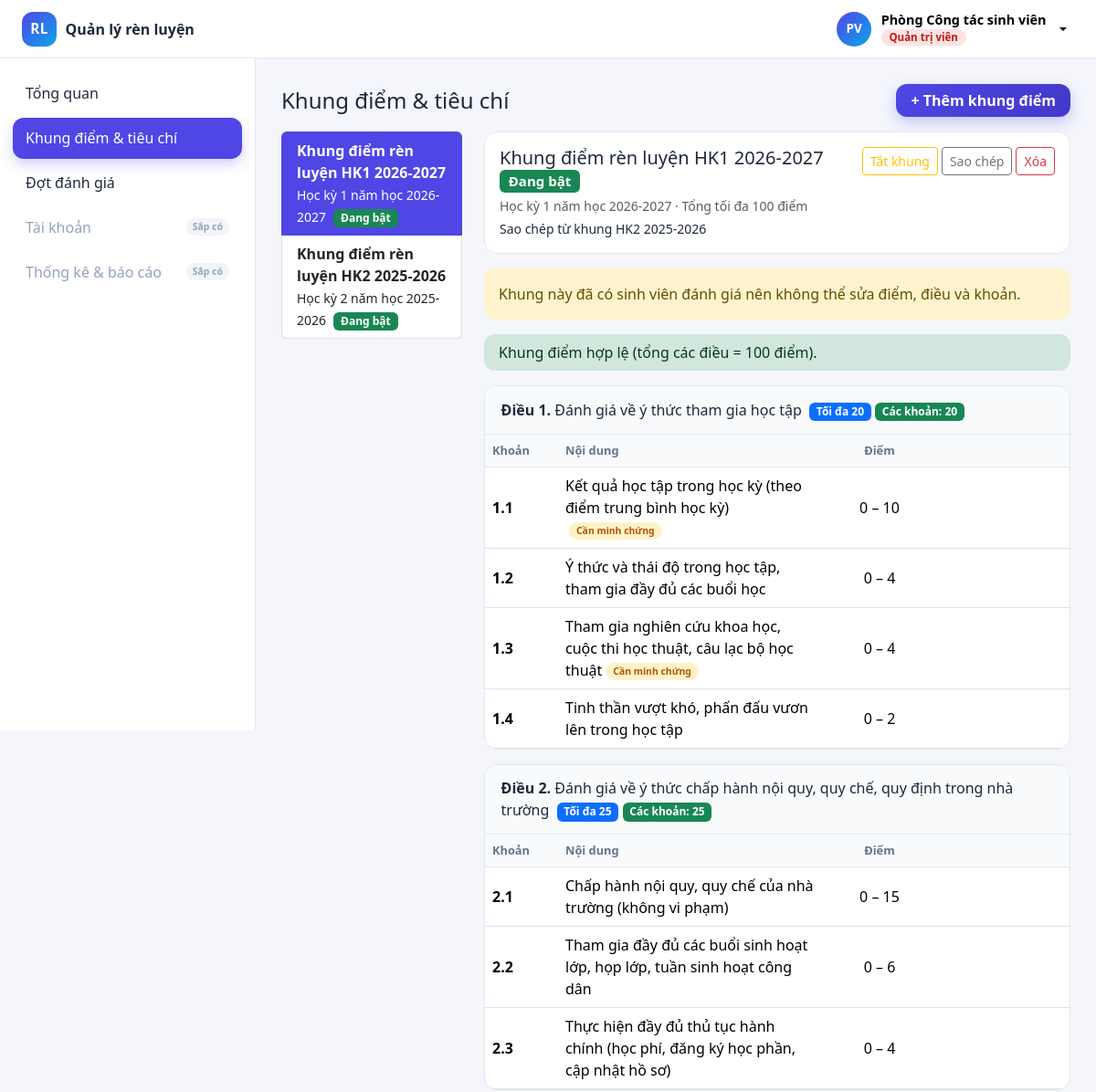
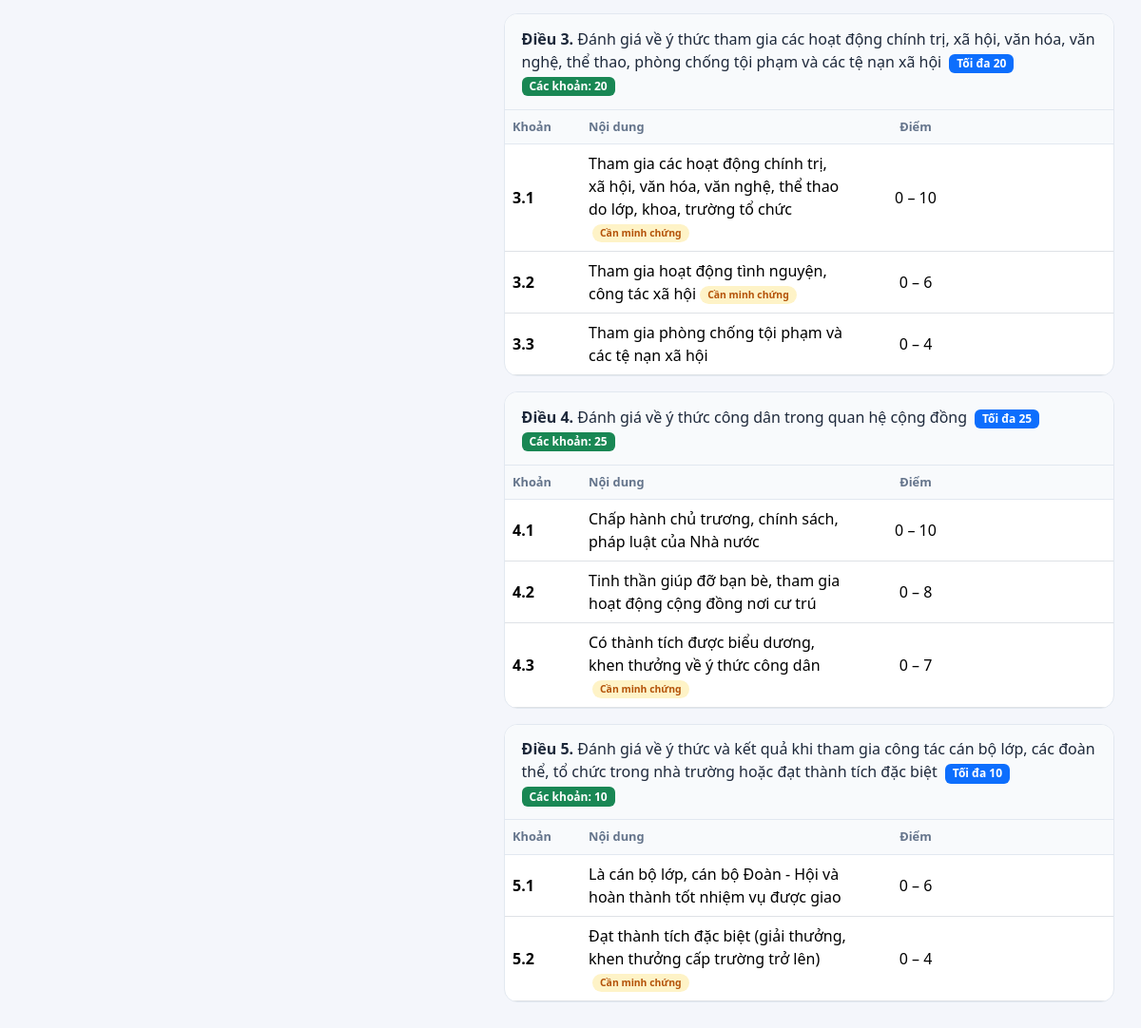
Screenshot of /criteria (signed in) with the database file from the repository (2 pictures, top to bottom).
### tables this page shows
CREATE TABLE criteria_frameworks (
    id                 INT UNSIGNED  NOT NULL AUTO_INCREMENT,
    semester_id        INT UNSIGNED  NOT NULL,
    name               VARCHAR(150)  NOT NULL,
    description        VARCHAR(500)  NULL,
    total_max_score    DECIMAL(5,2)  NOT NULL DEFAULT 100.00 COMMENT 'Tổng điểm tối đa của khung (thường 100)',
    is_active          TINYINT(1)    NOT NULL DEFAULT 0 COMMENT '1 = đang kích hoạt, 0 = vô hiệu hóa',
    created_by         INT UNSIGNED  NULL,
    created_at         TIMESTAMP     NOT NULL DEFAULT CURRENT_TIMESTAMP,
    updated_at         TIMESTAMP     NOT NULL DEFAULT CURRENT_TIMESTAMP ON UPDATE CURRENT_TIMESTAMP,
    PRIMARY KEY (id),
    KEY idx_frameworks_semester (semester_id),
    CONSTRAINT fk_frameworks_semester FOREIGN KEY (semester_id) REFERENCES semesters (id)
        ON UPDATE CASCADE ON DELETE RESTRICT,
    CONSTRAINT fk_frameworks_creator FOREIGN KEY (created_by) REFERENCES users (id)
        ON UPDATE CASCADE ON DELETE SET NULL
);

CREATE TABLE semesters (
    id            INT UNSIGNED     NOT NULL AUTO_INCREMENT,
    academic_year VARCHAR(9)       NOT NULL COMMENT 'Năm học, ví dụ 2026-2027',
    term          TINYINT UNSIGNED NOT NULL COMMENT 'Học kỳ: 1, 2, 3 (hè)',
    name          VARCHAR(100)     NOT NULL COMMENT 'Ví dụ: Học kỳ 1 năm học 2026-2027',
    start_date    DATE             NOT NULL,
    end_date      DATE             NOT NULL,
    is_current    TINYINT(1)       NOT NULL DEFAULT 0 COMMENT '1 = học kỳ hiện hành',
    created_at    TIMESTAMP        NOT NULL DEFAULT CURRENT_TIMESTAMP,
    PRIMARY KEY (id),
    UNIQUE KEY uq_semesters_year_term (academic_year, term)
);

CREATE TABLE criteria_categories (
    id           INT UNSIGNED  NOT NULL AUTO_INCREMENT,
    framework_id INT UNSIGNED  NOT NULL,
    code         VARCHAR(10)   NOT NULL COMMENT 'Số điều: 1, 2, 3...',
    title        VARCHAR(255)  NOT NULL,
    description  VARCHAR(500)  NULL,
    max_score    DECIMAL(5,2)  NOT NULL COMMENT 'Điểm tối đa của cả điều',
    sort_order   INT           NOT NULL DEFAULT 0,
    created_at   TIMESTAMP     NOT NULL DEFAULT CURRENT_TIMESTAMP,
    updated_at   TIMESTAMP     NOT NULL DEFAULT CURRENT_TIMESTAMP ON UPDATE CURRENT_TIMESTAMP,
    PRIMARY KEY (id),
    UNIQUE KEY uq_categories_code (framework_id, code),
    KEY idx_categories_sort (framework_id, sort_order),
    CONSTRAINT fk_categories_framework FOREIGN KEY (framework_id) REFERENCES criteria_frameworks (id)
        ON UPDATE CASCADE ON DELETE CASCADE
);

CREATE TABLE criteria_items (
    id               INT UNSIGNED  NOT NULL AUTO_INCREMENT,
    category_id      INT UNSIGNED  NOT NULL,
    code             VARCHAR(15)   NOT NULL COMMENT 'Số khoản: 1.1, 1.2...',
    content          VARCHAR(500)  NOT NULL COMMENT 'Nội dung tiêu chí',
    max_score        DECIMAL(5,2)  NOT NULL,
    min_score        DECIMAL(5,2)  NOT NULL DEFAULT 0 COMMENT 'Âm nếu là mục trừ điểm (vi phạm)',
    require_evidence TINYINT(1)    NOT NULL DEFAULT 0 COMMENT '1 = bắt buộc đính kèm minh chứng',
    sort_order       INT           NOT NULL DEFAULT 0,
    created_at       TIMESTAMP     NOT NULL DEFAULT CURRENT_TIMESTAMP,
    updated_at       TIMESTAMP     NOT NULL DEFAULT CURRENT_TIMESTAMP ON UPDATE CURRENT_TIMESTAMP,
    PRIMARY KEY (id),
    UNIQUE KEY uq_items_code (category_id, code),
    KEY idx_items_sort (category_id, sort_order),
    CONSTRAINT fk_items_category FOREIGN KEY (category_id) REFERENCES criteria_categories (id)
        ON UPDATE CASCADE ON DELETE CASCADE
);

### helpers/view.php (called while the page is built, shortened)
<?php
function e($value)
{
    return htmlspecialchars((string) $value, ENT_QUOTES | ENT_SUBSTITUTE, 'UTF-8');
}
function base_path()
{
    $dir = rtrim(str_replace('\\', '/', dirname($_SERVER['SCRIPT_NAME'] ?? '')), '/');
    return $dir;
}
function url($path = '')
{
    return base_path() . '/' . ltrim($path, '/');
}
function render_view($__file, $__data = [], $bare = false)
{
    extract($__data, EXTR_SKIP);
    require BASE_PATH . '/views/layouts/header.php';
    require BASE_PATH . '/views/' . $__file . '.php';
    require BASE_PATH . '/views/layouts/footer.php';
}

### core/Controller.php (called while the page is built, shortened)
<?php
class Controller
{
    protected function render($file, $data = [], $bare = false)
    {
        render_view($file, $data, $bare);
    }
}

### controllers/CriteriaController.php (called while the page is built, shortened)
<?php
class CriteriaController extends Controller
{
    public function index()
    {
        $frameworks = Criteria::frameworks();
        $selected = null;
        if ($selected === null && $frameworks) {
            $current = Semester::current();
            foreach ($frameworks as $f) {
                if ($current && $f['semester_id'] == $current['id'] && $f['is_active']) {
                    $selected = $f;
                    break;
                }
            }
            $selected = $selected ?? $frameworks[0];
        }
        $tree = [];
        $locked = false;
        $problems = [];
        $categorySum = 0;
        if ($selected) {
            $tree = Criteria::tree($selected['id']);
            $locked = Criteria::hasEvaluations($selected['id']);
            $problems = framework_problems($selected, $tree);
            $categorySum = score_sum(array_column($tree, 'max_score'));
        }
        $this->render('admin/criteria', [
            'pageTitle'   => 'Khung điểm & tiêu chí',
            'frameworks'  => $frameworks,
            'selected'    => $selected,
            'tree'        => $tree,
            'locked'      => $locked,
            'problems'    => $problems,
            'categorySum' => $categorySum,
            'semesters'   => Semester::listAll(),
            'scripts'     => ['js/criteria.js'],
        ]);
    }
}

### core/Router.php (called while the page is built, shortened)
<?php
class Router
{
    public static function path()
    {
        return trim($_GET['url'] ?? '', '/');
    }
    public static function dispatch()
    {
        $path = self::path();
        $parts = explode('/', $path);
        $method = lcfirst(self::studly($parts[1] ?? 'index'));
        $args   = array_slice($parts, 2);
        $controller = new $class();
        $controller->$method(...$args);
    }
    private static function studly($s)
    {
        return str_replace(' ', '', ucwords(str_replace('-', ' ', $s)));
    }
}

### public/index.php (called while the page is built)
<?php
require __DIR__ . '/../core/bootstrap.php';
Router::dispatch();

### core/bootstrap.php (called while the page is built, shortened)
<?php
require BASE_PATH . '/helpers/view.php';
require BASE_PATH . '/helpers/format.php';
require BASE_PATH . '/helpers/score.php';
spl_autoload_register(function ($class) {
    foreach (['core', 'controllers', 'models'] as $dir) {
        $file = BASE_PATH . "/$dir/$class.php";
        if (is_file($file)) {
            return;
        }
    }
});

### config/database.php (called while the page is built)
<?php
return [
    'host' => '127.0.0.1',
    'port' => 3333,
    'name' => 'ql_ren_luyen',
    'user' => 'root',
    'pass' => '',
];

### core/Database.php (called while the page is built)
<?php
class Database
{
    private static $pdo = null;
    public static function pdo()
    {
        if (self::$pdo === null) {
            $c = require BASE_PATH . '/config/database.php';
            $dsn = "mysql:host={$c['host']};port={$c['port']};dbname={$c['name']};charset=utf8mb4";
            self::$pdo = new PDO($dsn, $c['user'], $c['pass'], [
                PDO::ATTR_ERRMODE            => PDO::ERRMODE_EXCEPTION,
                PDO::ATTR_DEFAULT_FETCH_MODE => PDO::FETCH_ASSOC,
                PDO::ATTR_EMULATE_PREPARES   => false,
            ]);
        }
        return self::$pdo;
    }
}

### core/Model.php (called while the page is built, shortened)
<?php
class Model
{
    protected static function all($sql, $params = [])
    {
        $st = Database::pdo()->prepare($sql);
        $st->execute($params);
        return $st->fetchAll();
    }
    protected static function one($sql, $params = [])
    {
        $st = Database::pdo()->prepare($sql);
        $st->execute($params);
        $row = $st->fetch();
        return $row ?: null;
    }
}

### models/Criteria.php (called while the page is built, shortened)
<?php
class Criteria extends Model
{
    public static function frameworks()
    {
        return self::all(
            'SELECT f.*, s.name AS semester_name FROM criteria_frameworks f
               JOIN semesters s ON s.id = f.semester_id ORDER BY s.start_date DESC, f.id DESC'
        );
    }
    public static function hasEvaluations($id)
    {
        return self::one(
            'SELECT 1 AS x FROM evaluations e JOIN evaluation_periods p ON p.id = e.period_id
              WHERE p.framework_id = ? LIMIT 1',
            [$id]
        ) !== null;
    }
    public static function tree($frameworkId)
    {
        $cats = self::all('SELECT * FROM criteria_categories WHERE framework_id = ? ORDER BY sort_order, id', [$frameworkId]);
        $items = self::all(
            'SELECT i.* FROM criteria_items i JOIN criteria_categories c ON c.id = i.category_id
              WHERE c.framework_id = ? ORDER BY i.sort_order, i.id',
            [$frameworkId]
        );
        foreach ($cats as $k => $cat) {
            $cats[$k]['items'] = [];
            foreach ($items as $it) {
                if ($it['category_id'] == $cat['id']) {
                    $cats[$k]['items'][] = $it;
                }
            }
        }
        return $cats;
    }
}

### helpers/format.php (called while the page is built, shortened)
<?php
function fmt_score($n)
{
    $s = rtrim(rtrim(number_format((float) $n, 2, ',', ''), '0'), ',');
    return $s === '' ? '0' : $s;
}

### helpers/score.php (called while the page is built, shortened)
<?php
function score_sum($scores)
{
    $sum = 0.0;
    foreach ($scores as $s) {
        if ($s !== null && $s !== '') {
            $sum += (float) $s;
        }
    }
    return round($sum, 2);
}
function framework_problems($framework, $tree)
{
    $problems = [];
    $categorySum = 0.0;
    foreach ($tree as $cat) {
        $categorySum += (float) $cat['max_score'];
        $itemSum = score_sum(array_column($cat['items'], 'max_score'));
    }
    return $problems;
}

### views/admin/criteria.php (the view, shortened to what this page needs)
<div class="d-flex justify-content-between align-items-center mb-3">
    <h1 class="h4 mb-0">Khung điểm & tiêu chí</h1>
    <button type="button" class="btn btn-brand px-3" data-bs-toggle="modal" data-bs-target="#frameworkModal"
            data-modal-title="Thêm khung điểm" data-total-max-score="100">+ Thêm khung điểm</button>
</div>
<div class="row g-4">
    <div class="col-3">
        <div class="list-group">
            <?php foreach ($frameworks as $f): ?>
                <a href="<?= e(url('criteria?framework=' . $f['id'])) ?>"
                   class="list-group-item list-group-item-action <?= $selected && $selected['id'] == $f['id'] ? 'active' : '' ?>">
                    <div class="fw-semibold"><?= e($f['name']) ?></div>
                    <small><?= e($f['semester_name']) ?></small>
                    <?php if ($f['is_active']): ?><span class="badge text-bg-success ms-1">Đang bật</span><?php endif; ?>
                </a>
            <?php endforeach; ?>
        </div>
    </div>
    <div class="col-9">
    <?php if (!$selected): ?>
        <div class="alert alert-info">Hãy thêm khung điểm đầu tiên.</div>
    <?php else: ?>
        <div class="card-block mb-3">
            <div class="p-3 d-flex justify-content-between gap-3">
                <div>
                    <h2 class="h5 mb-1"><?= e($selected['name']) ?>
                        <?= $selected['is_active'] ? '<span class="badge text-bg-success">Đang bật</span>' : '<span class="badge text-bg-secondary">Đang tắt</span>' ?></h2>
                    <div class="text-muted small"><?= e($selected['semester_name']) ?> · Tổng tối đa <?= e(fmt_score($selected['total_max_score'])) ?> điểm</div>
                    <?php if ($selected['description']): ?><div class="small mt-1"><?= e($selected['description']) ?></div><?php endif; ?>
                </div>
                <div class="d-flex gap-1 align-items-start flex-shrink-0">
                    <form method="post" action="<?= e(url('criteria/toggle-framework')) ?>" class="m-0">
                        <button class="btn btn-sm <?= $selected['is_active'] ? 'btn-outline-warning' : 'btn-success' ?>"><?= $selected['is_active'] ? 'Tắt khung' : 'Bật khung' ?></button>
                    </form>
                    <button type="button" class="btn btn-sm btn-outline-secondary" data-bs-toggle="modal" data-bs-target="#copyModal"
                            data-id="<?= (int) $selected['id'] ?>" data-name="<?= e($selected['name']) ?> (bản sao)">Sao chép</button>
                    <form method="post" action="<?= e(url('criteria/delete-framework')) ?>" class="m-0">
                        <button class="btn btn-sm btn-outline-danger" data-confirm="Xóa khung điểm &quot;<?= e($selected['name']) ?>&quot; cùng toàn bộ điều và khoản?">Xóa</button>
                    </form>
                </div>
            </div>
        </div>
        <?php if ($locked): ?>
            <div class="alert alert-warning">Khung này đã có sinh viên đánh giá nên không thể sửa điểm, điều và khoản.</div>
        <?php endif; ?>
        <?php if ($problems): ?>
            <div class="alert alert-warning">
                <strong>Khung điểm chưa hợp lệ, chưa thể bật:</strong>
                <ul class="mb-0"><?php foreach ($problems as $problem): ?><li><?= e($problem) ?></li><?php endforeach; ?></ul>
            </div>
        <?php else: ?>
            <div class="alert alert-success py-2">Khung điểm hợp lệ (tổng các điều = <?= e(fmt_score($categorySum)) ?> điểm).</div>
        <?php endif; ?>
        <?php foreach ($tree as $cat): ?>
            <?php $itemSum = score_sum(array_column($cat['items'], 'max_score')); ?>
            <div class="card-block mb-3">
                <div class="card-block-head">
                    <div>
                        <strong>Điều <?= e($cat['code']) ?>.</strong> <?= e($cat['title']) ?>
                        <span class="badge text-bg-primary ms-1">Tối đa <?= e(fmt_score($cat['max_score'])) ?></span>
                        <span class="badge <?= abs($itemSum - $cat['max_score']) < 0.001 ? 'text-bg-success' : 'text-bg-warning' ?>">Các khoản: <?= e(fmt_score($itemSum)) ?></span>
                    </div>
                </div>
                <?php if ($cat['items']): ?>
                    <table class="table align-middle mb-0 score-table">
                        <thead><tr><th style="width:5rem">Khoản</th><th>Nội dung</th><th class="text-center" style="width:8rem">Điểm</th><th style="width:9rem"></th></tr></thead>
                        <tbody>
                        <?php foreach ($cat['items'] as $it): ?>
                            <tr>
                                <td class="fw-semibold"><?= e($it['code']) ?></td>
                                <td><?= e($it['content']) ?><?php if ($it['require_evidence']): ?><span class="soon-badge">Cần minh chứng</span><?php endif; ?></td>
                                <td class="text-center"><?= e(fmt_score($it['min_score'])) ?> – <?= e(fmt_score($it['max_score'])) ?></td>
                                <td class="text-end text-nowrap">
                                </td>
                            </tr>
                        <?php endforeach; ?>
                        </tbody>
                    </table>
                <?php else: ?>
                    <div class="p-3 text-muted small">Điều này chưa có khoản nào.</div>
                <?php endif; ?>
            </div>
        <?php endforeach; ?>
    <?php endif; ?>
    </div>
</div>

### rows the page displays
criteria_frameworks: name "Khung điểm rèn luyện HK1 2026-2027", semester.name "Học kỳ 1 năm học 2026-2027", is_active "Đang bật", total_max_score "100", description "Sao chép từ khung HK2 2025-2026"
criteria_frameworks: name "Khung điểm rèn luyện HK2 2025-2026", semester.name "Học kỳ 2 năm học 2025-2026", is_active "Đang bật"
semesters: name "Học kỳ 1 năm học 2026-2027"
criteria_categories: code "1", title "Đánh giá về ý thức tham gia học tập", max_score "20", itemSum "20"
criteria_items: code "1.1", content "Kết quả học tập trong học kỳ (theo điểm trung bình học kỳ)", require_evidence "Cần minh chứng", min_score "0", max_score "10"
criteria_items: code "1.2", content "Ý thức và thái độ trong học tập, tham gia đầy đủ các buổi học", min_score "0", max_score "4"
criteria_items: code "1.3", content "Tham gia nghiên cứu khoa học, cuộc thi học thuật, câu lạc bộ học thuật", require_evidence "Cần minh chứng", min_score "0", max_score "4"
criteria_items: code "1.4", content "Tinh thần vượt khó, phấn đấu vươn lên trong học tập", min_score "0", max_score "2"
criteria_categories: code "2", title "Đánh giá về ý thức chấp hành nội quy, quy chế, quy định trong nhà trường", max_score "25", itemSum "25"
criteria_items: code "2.1", content "Chấp hành nội quy, quy chế của nhà trường (không vi phạm)", min_score "0", max_score "15"
criteria_items: code "2.2", content "Tham gia đầy đủ các buổi sinh hoạt lớp, họp lớp, tuần sinh hoạt công dân", min_score "0", max_score "6"
criteria_items: code "2.3", content "Thực hiện đầy đủ thủ tục hành chính (học phí, đăng ký học phần, cập nhật hồ sơ)", min_score "0", max_score "4"
criteria_categories: code "3", title "Đánh giá về ý thức tham gia các hoạt động chính trị, xã hội, văn hóa, văn nghệ, thể thao, phòng chống tội phạm và các tệ nạn xã hội", max_score "20", itemSum "20"
criteria_items: code "3.1", content "Tham gia các hoạt động chính trị, xã hội, văn hóa, văn nghệ, thể thao do lớp, khoa, trường tổ chức", require_evidence "Cần minh chứng", min_score "0", max_score "10"
criteria_items: code "3.2", content "Tham gia hoạt động tình nguyện, công tác xã hội", require_evidence "Cần minh chứng", min_score "0", max_score "6"
criteria_items: code "3.3", content "Tham gia phòng chống tội phạm và các tệ nạn xã hội", min_score "0", max_score "4"
criteria_categories: code "4", title "Đánh giá về ý thức công dân trong quan hệ cộng đồng", max_score "25", itemSum "25"
criteria_items: code "4.1", content "Chấp hành chủ trương, chính sách, pháp luật của Nhà nước", min_score "0", max_score "10"
criteria_items: code "4.2", content "Tinh thần giúp đỡ bạn bè, tham gia hoạt động cộng đồng nơi cư trú", min_score "0", max_score "8"
criteria_items: code "4.3", content "Có thành tích được biểu dương, khen thưởng về ý thức công dân", require_evidence "Cần minh chứng", min_score "0", max_score "7"
criteria_categories: code "5", title "Đánh giá về ý thức và kết quả khi tham gia công tác cán bộ lớp, các đoàn thể, tổ chức trong nhà trường hoặc đạt thành tích đặc biệt", max_score "10", itemSum "10"
criteria_items: code "5.1", content "Là cán bộ lớp, cán bộ Đoàn - Hội và hoàn thành tốt nhiệm vụ được giao", min_score "0", max_score "6"
criteria_items: code "5.2", content "Đạt thành tích đặc biệt (giải thưởng, khen thưởng cấp trường trở lên)", require_evidence "Cần minh chứng", min_score "0", max_score "4"

### other values shown
initials($user['full_name']) "PV"
$user['full_name'] "Phòng Công tác sinh viên"
ROLE_LABELS[$user['role']] "Quản trị viên"
$label "Tổng quan"
$label "Khung điểm & tiêu chí"
$label "Đợt đánh giá"
$label "Tài khoản"
$label "Thống kê & báo cáo"
fmt_score($categorySum) "100"
